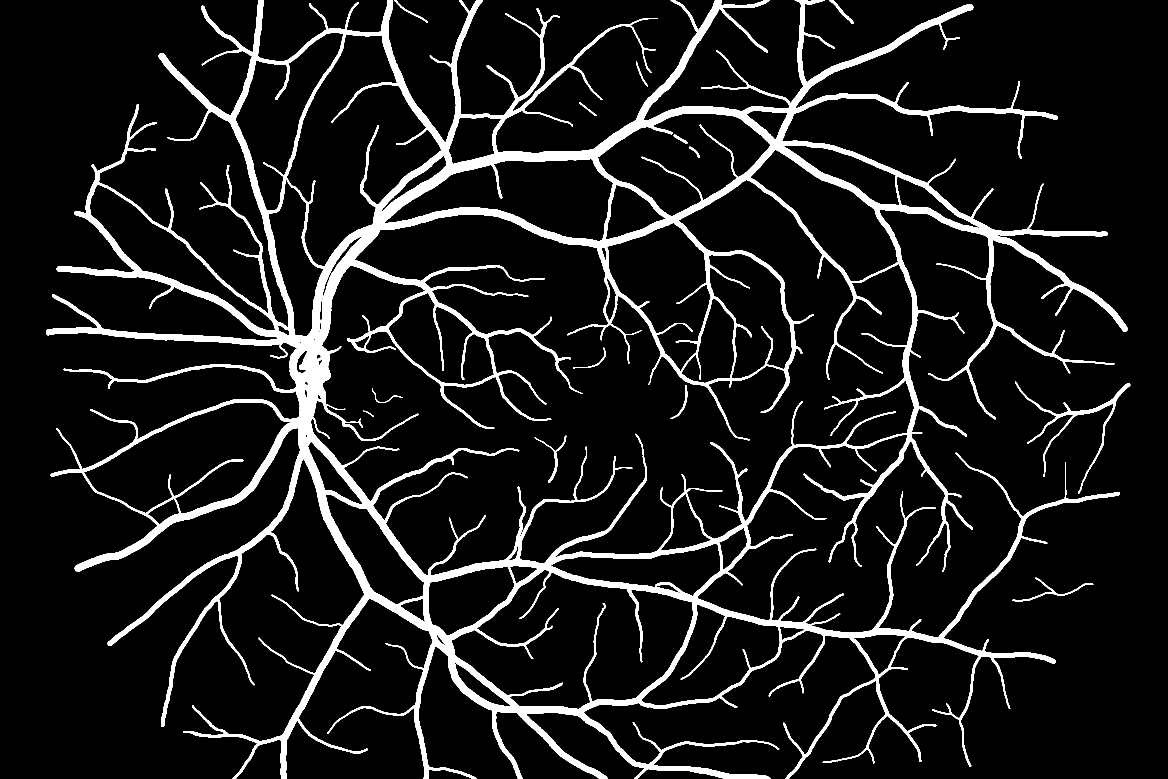
#> input picture datasets/hrf/labeled/04_h.tif, 3504 x 2336 px (shown at 1/3 size)
$ jupyter execute --allow-errors digital-image-processing.ipynb
#> lines starting #> are read from the running program, lines starting #| are printed output that depends on the picture; after the words box and inside, x2 and y2 are one past the last pixel; in counts of white or black regions, pixels touching at a corner belong together
#> further down, img_ground is the input picture: shape (2336, 3504, 3); 9.4% white; 14 white regions, largest, box (x1, y1, x2, y2) and area: (140, 0, 3383, 2336) 758663, (3045, 1145, 3391, 1481) 6589, (3037, 1733, 3280, 1804) 1369
#> `img_ground = cv2.resize(img_ground, (0,0), fx=resize_image_coeff, fy=r..`:
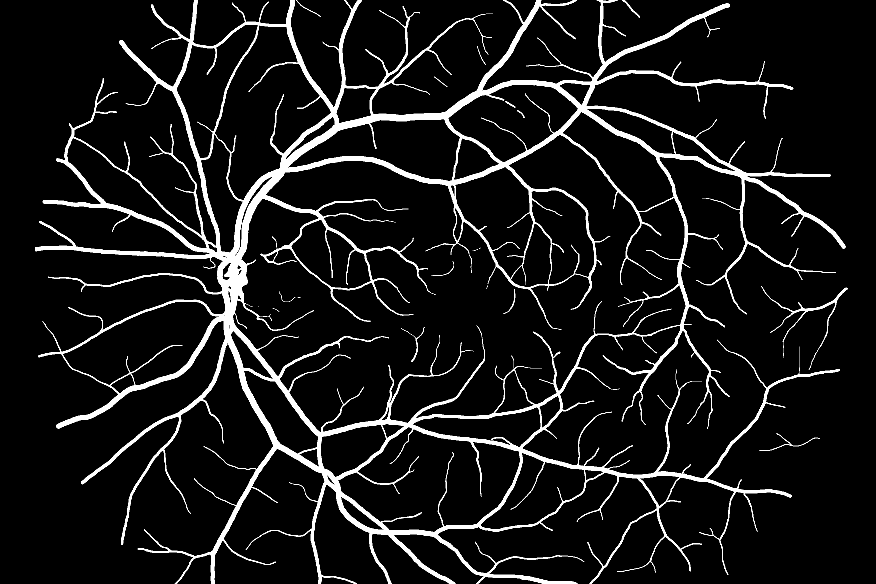
#> img_ground: shape (584, 876, 3); min 0, max 255, mean 24
#> `img = cv2.blur(gray, (3, 3))`:
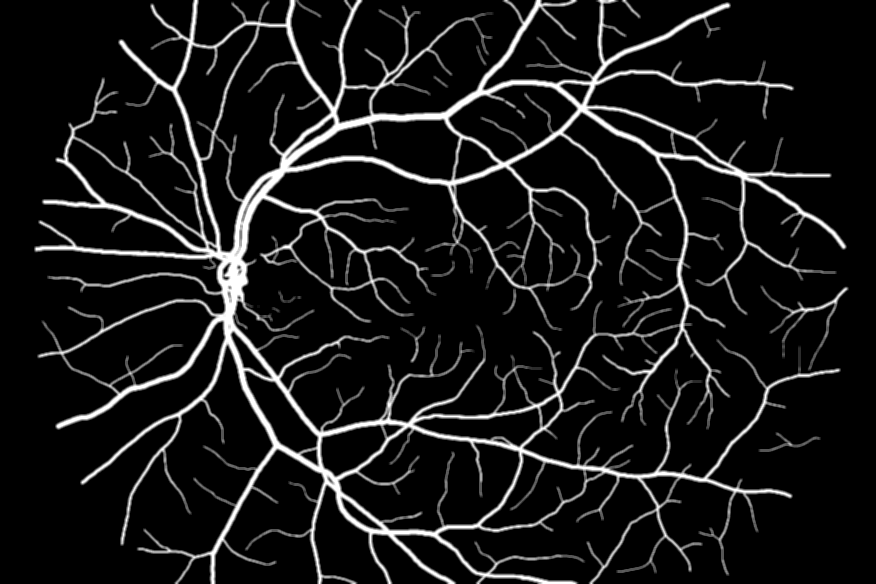
#> img: shape (584, 876); min 0, max 255, mean 24
#> `img = cv2.adaptiveThreshold(gray, 255, cv2.ADAPTIVE_THRESH_GAUSSIAN_C,..`:
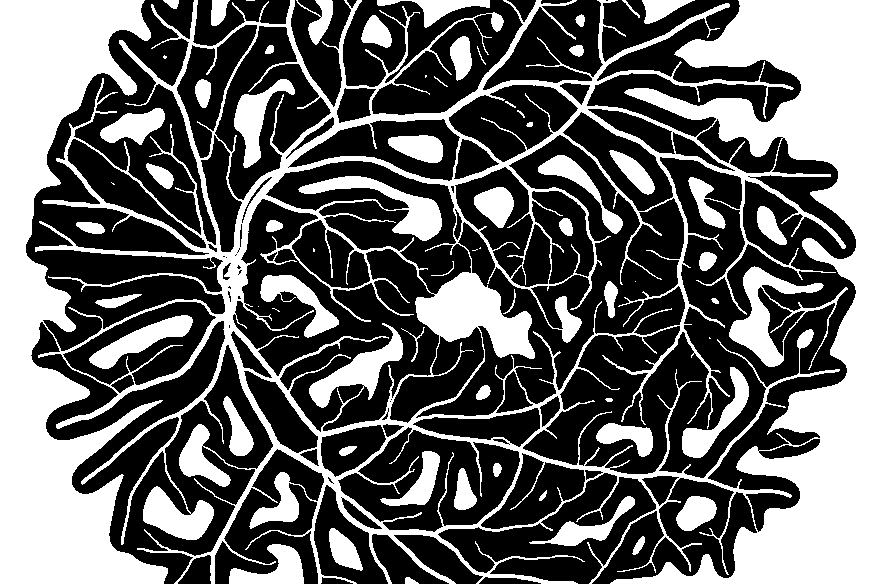
#> img: shape (584, 876); 39.6% white; 66 white regions (11 under 20 px), largest, box (x1, y1, x2, y2) and area: (0, 0, 876, 584) 169247, (729, 266, 848, 370) 3378, (89, 315, 193, 369) 1988
[cell 1]
from matplotlib import pylab as plt
from skimage.filters import frangi
import numpy as np
import cv2

def copy2dArrayFragment(array, x, y, r):
    res = []
    height, width = array.shape
    for i in range(height):
        for j in range(width):
            if j == x - r and i >= y-r and i <= y+r:
                res.append([])
            if j >= x - r and j <= x + r and i >= y - r and i <= y + r:
                res[i - (y - r)].append(array[i,j])
    return res

def removeEyeLens(detectFrom, output, max_circle_radius, eye_lens_offset):
#> called with max_circle_radius = 50, eye_lens_offset = 40
    res = output.copy()
    detected_circles = cv2.HoughCircles(detectFrom,
                                        cv2.HOUGH_GRADIENT, 1, 20,
                                        param1 = 50,
                                        param2 = 30,
                                        minRadius = 1,
                                        maxRadius = max_circle_radius)
#> detected_circles = None
#> after the loop `for i in range(0, height):`:
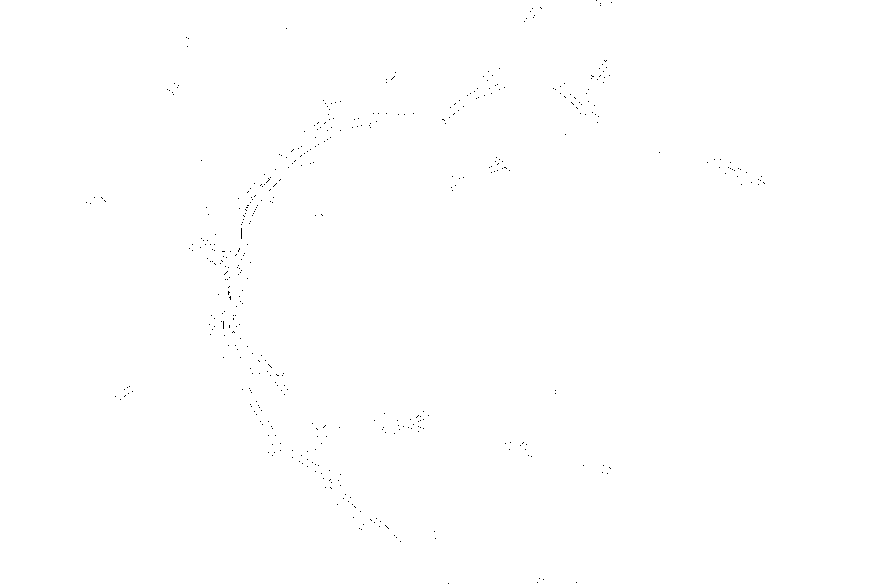
#> img: shape (584, 876); 99.9% white; black in thin lines or dots, all inside (x1, y1, x2, y2) = (86, 0, 765, 584)
#> `img = cv2.dilate(img, kernel, iterations=1)`: img: shape (584, 876); every value is 255
#> `img=(frangi(img))`: img: shape (584, 876) float64; every value is 0
#> `plt.savefig("results/digital/digital-compare-" + str(curr + 3) + '.png..`:
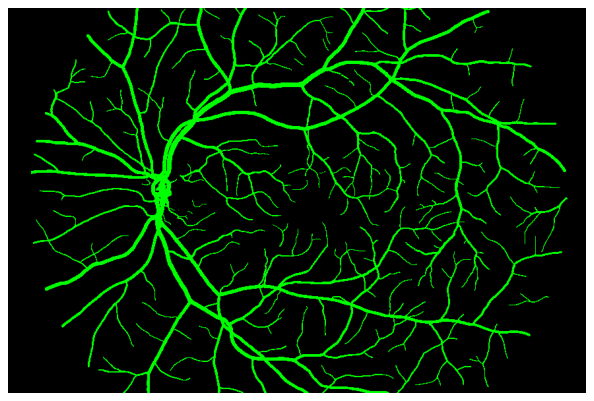
#> figure drawn by matplotlib, 1 panel

    if detected_circles is not None:
        detected_circles = np.uint16(np.around(detected_circles))

        pt = detected_circles[0][0]
        a, b, r = pt[0], pt[1], pt[2]

        gray_values = []

        # wyznacz wartosc 10-tego percentyla, aby pozostawic ciemniejsze
        # miejsca (naczynia krwionosne)
        height, width = res.shape
        for i in range(height):
            for j in range(width):
                d = np.sqrt((j-a)**2 + (i-b)**2) - r
                if d < eye_lens_offset and d > 0:
                    gray_values.append(detectFrom[i, j])

        percentile_value = np.percentile(gray_values, 10)

        # odetnij z wynikowego obrazka wszystko, co znajduje sie w odleglosci
        # 20 poza kolem i jego szarosc nie miesci sie w percentylu
        for i in range(height):
            for j in range(width):
                d = np.sqrt((j-a)**2 + (i-b)**2) - r
                if d < 20 and d > 0 and detectFrom[i, j] > percentile_value:
                    res[i,j] = 255

    return res

ground_truth_paths = [
#                       'datasets/hrf/labeled/01_h.tif',
#                       'datasets/hrf/labeled/02_h.tif',
#                       'datasets/hrf/labeled/03_h.tif',
                      'datasets/hrf/labeled/04_h.tif',
                      'datasets/hrf/labeled/05_h.tif',
                      'datasets/hrf/labeled/06_h.tif',
                      'datasets/hrf/labeled/07_h.tif',
                      'datasets/hrf/labeled/08_h.tif',
                      'datasets/hrf/labeled/09_h.tif',
                      'datasets/hrf/labeled/10_h.tif',
                      'datasets/hrf/labeled/11_h.tif',
                      'datasets/hrf/labeled/12_h.tif',
                      'datasets/hrf/labeled/13_h.tif',
                      'datasets/hrf/labeled/14_h.tif',
                      'datasets/hrf/labeled/15_h.tif'
                     ]
img_paths = [
#              'datasets/hrf/01_h.jpg',
#              'datasets/hrf/02_h.jpg',
#              'datasets/hrf/03_h.jpg',
             'datasets/hrf/04_h.jpg',
             'datasets/hrf/05_h.jpg',
             'datasets/hrf/06_h.jpg',
             'datasets/hrf/07_h.jpg',
             'datasets/hrf/08_h.jpg',
             'datasets/hrf/09_h.jpg',
             'datasets/hrf/10_h.jpg',
             'datasets/hrf/11_h.jpg',
             'datasets/hrf/12_h.jpg',
             'datasets/hrf/13_h.jpg',
             'datasets/hrf/14_h.jpg',
             'datasets/hrf/15_h.jpg'
            ]

max_circle_radius = 50
eye_lens_offset = 40
resize_image_coeff = 0.25
avg_accuracy = avg_sensitivity = avg_specificity = avg_negative = avg_precision = 0

curr = 0

#> (the rest of this cell did not finish here and is left out)

$ run again, with datasets/hrf/labeled/03_h.tif copied over datasets/hrf/labeled/04_h.tif
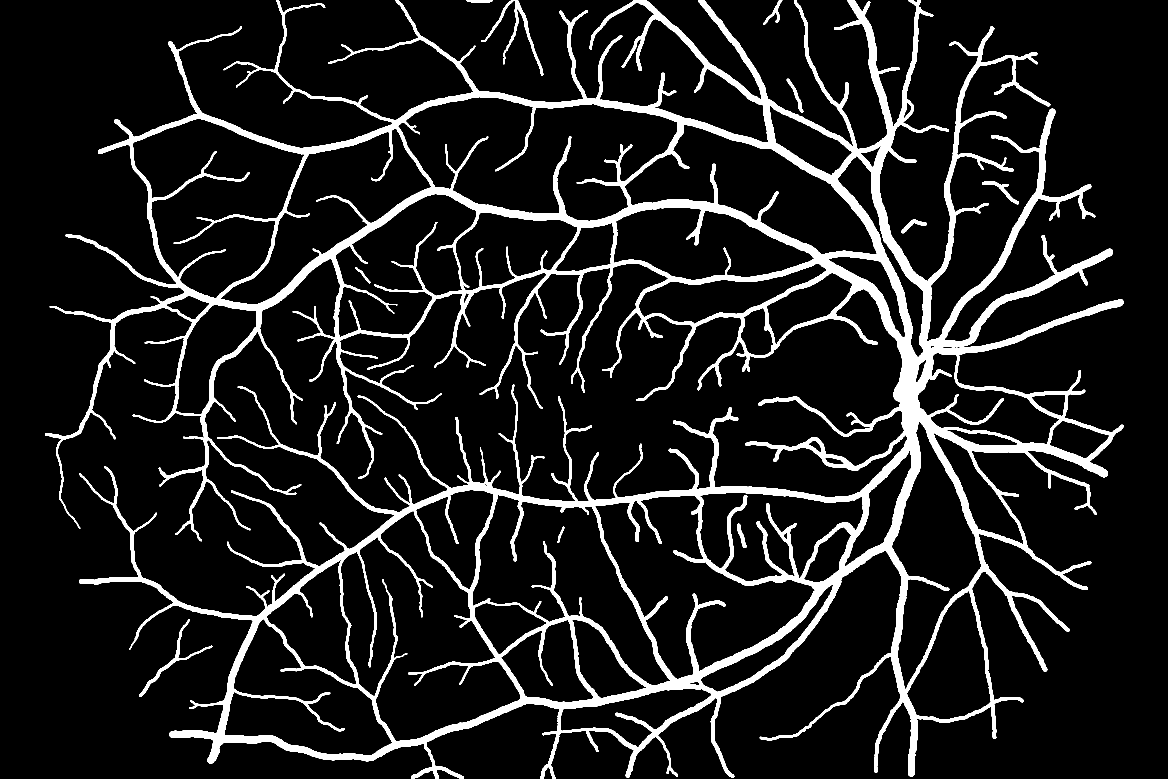
#> input picture datasets/hrf/labeled/03_h.tif, 3504 x 2336 px (shown at 1/3 size)
#> img_ground is the input picture: shape (2336, 3504, 3); 10.6% white; 11 white regions, largest, box (x1, y1, x2, y2) and area: (136, 0, 3371, 2336) 850988, (1443, 0, 1630, 227) 4099, (417, 1858, 637, 2091) 2901
#> in removeEyeLens, `detected_circles = cv2.HoughCircles(detectFrom, cv2.HOUGH_GRADIENT, 1,..`: detected_circles = [[160.5, 173.5, 42.7], [538.5, 476.5, 24.6], [481.5, 52.5, 31.5], [598.5, 402.5, 27.2], [562.5, 395.5, 18.1]]
#> in removeEyeLens, `detected_circles = np.uint16(np.around(detected_circles))`: detected_circles = [[160, 174, 43], [538, 476, 25], [482, 52, 32], [598, 402, 27], [562, 396, 18]]
#> pt = [160, 174, 43]
#> a = 160; b = 174; r = 43
#> after the loop in removeEyeLens, `for i in range(height):`: gray_values = 15836 values, max 255 at index 13, min 0 at index 0, mean 34.32
#> percentile_value = 0
#> after the loop `for i in range(0, height):`:
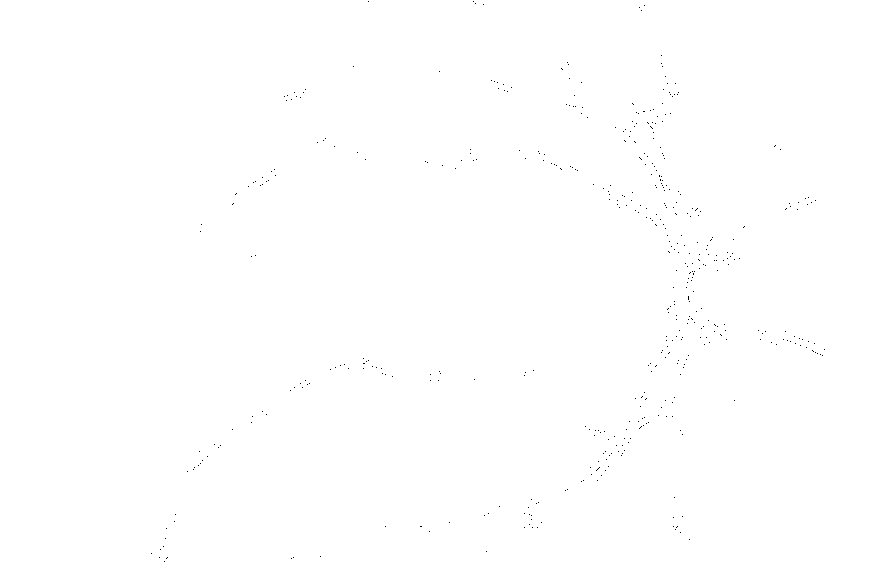
#> img: shape (584, 876); 99.9% white; black in thin lines or dots, all inside (x1, y1, x2, y2) = (151, 1, 825, 562)
#> `plt.savefig("results/digital/digital-compare-" + str(curr + 3) + '.png..`:
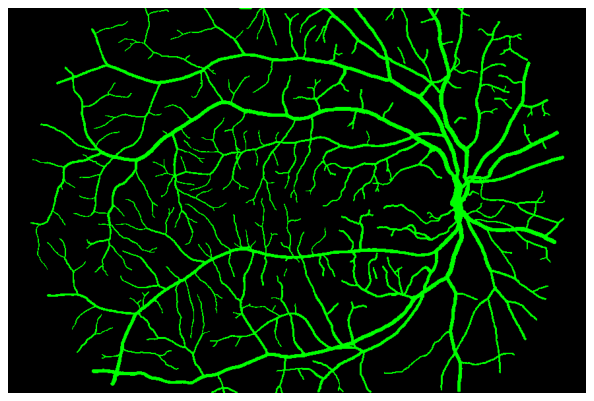
#> figure drawn by matplotlib, 1 panel
